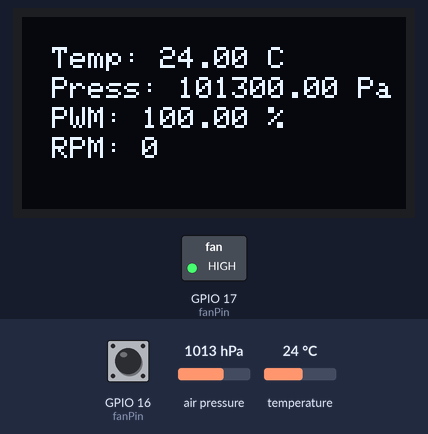
A sketch run on a simulated ESP32. Parts: 128×64 one-colour display, switched loads named in the sketch (green lamp = pin HIGH). Inputs (shaded band) come from the test bench; at power-on: temperature 24 °C, GPIO 16 (fanPin) HIGH, air pressure 1013 hPa. WiFi joins after 1.5 s; servers stay silent unless stated; the local clock reads 2024-03-15 10:24:30 at power-on unless the sketch sets it; no MQTT or app messages arrive unless stated; what the sketch prints to the serial monitor is not drawn.

Above: at 1.2 s.
1.3 s: temperature set to 23.3 °C
At 6.2 s:
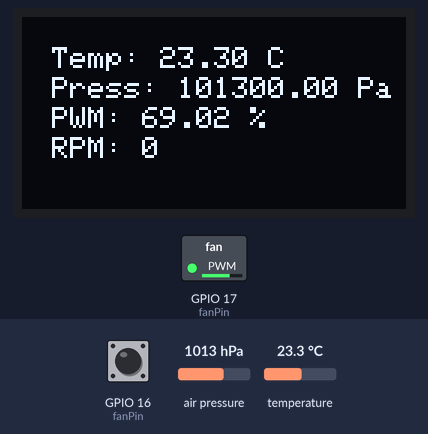
6.5 s: temperature set to 22.1 °C
At 7.5 s:
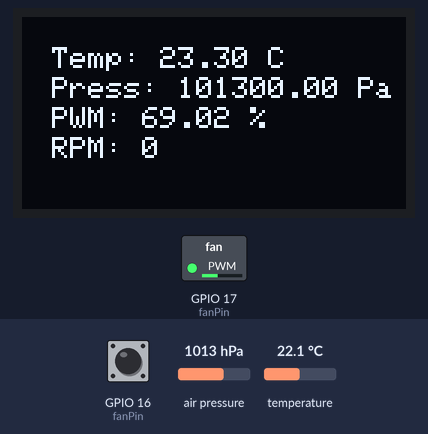
11.6 s: temperature set to 21.2 °C
At 13.0 s:
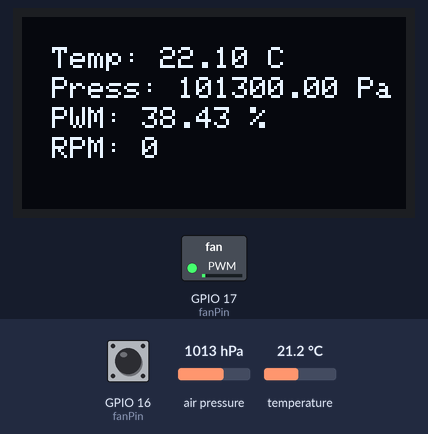
16.6 s: temperature set to 12 °C
At 21.3 s:
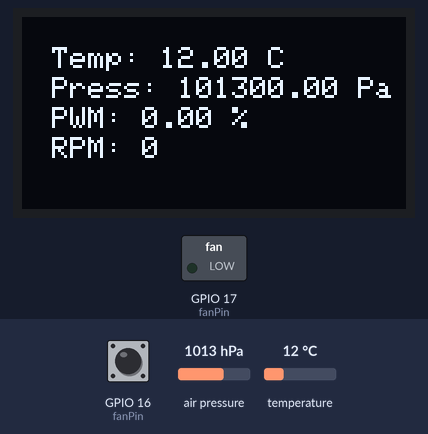
21.6 s: temperature set to 28 °C
At 22.7 s:
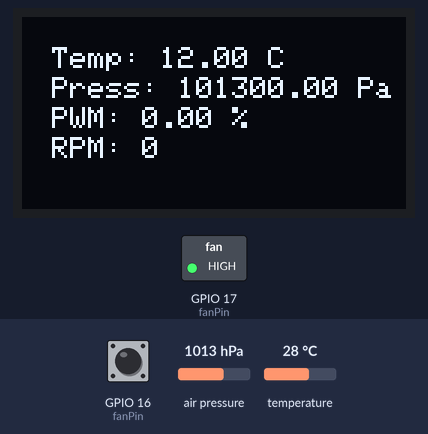
26.7 s: GPIO 16 (fanPin) pulled LOW for 3.2 s
At 31.1 s:
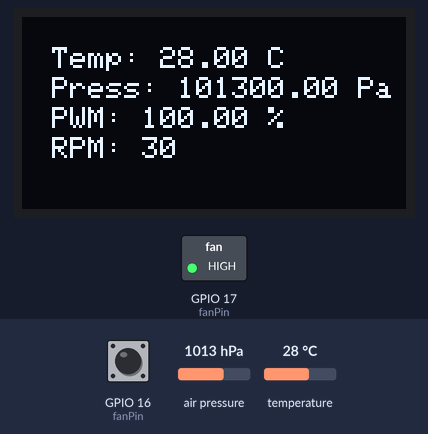
Timing chart, 0 to 32.6 s (numbered marks = the images above; inputs shaded):
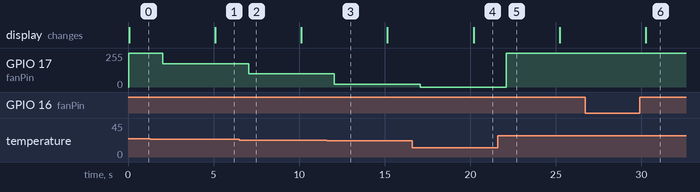

Measured:
- the behaviour switches between 23.8 and 23.7 °C on temperature (found by bisection; images 0 and 1)
- the behaviour switches between 22.8 and 22.7 °C on temperature (found by bisection; images 1 and 2)
- the behaviour switches between 21.8 and 21.7 °C on temperature (found by bisection; images 2 and 3)
- after the input at 1.3 s, GPIO 17 (fanPin): 255/255 → 176/255 after 0.74 s; the display: changes after 3.8 s (image 1)
- after the input at 6.5 s, GPIO 17 (fanPin): 176/255 → 98/255 after 0.55 s
- after the input at 11.6 s, GPIO 17 (fanPin): 98/255 → 20/255 after 0.46 s
- after the input at 16.6 s, GPIO 17 (fanPin): 20/255 → 0/255 after 0.47 s; the display: changes after 3.6 s (image 4)
- after the input at 21.6 s, GPIO 17 (fanPin): 0/255 → 255/255 after 0.49 s
- after the input at 26.7 s, the display: changes after 3.5 s (image 6)

The sketch:

tasks_ESP32.ino
```cpp
// Codice per la realizzazione dei vari task dell'ESP32 e comunicazione via mqtt
#include <WiFi.h>
#include <PubSubClient.h>
#include <SPI.h>
#include <Wire.h>
#include <Adafruit_GFX.h>
#include <Adafruit_SSD1306.h>
#include <Adafruit_BMP280.h>
#include <ArduinoJson.h>
#include "RTClib.h"
#include <freertos/FreeRTOS.h>
#include <freertos/task.h>
#include <mutex>
#include <atomic>

#define SCREEN_WIDTH 128 // Definizione larghezza display
#define SCREEN_HEIGHT 64 // Definizione altezza display
#define OLED_RESET     -1 // Reset pin # (or -1 if sharing Arduino reset pin)
#define SCREEN_ADDRESS 0x3D // Indirizzo I2C display OLED

std::mutex m;
std::mutex s;
std::mutex fanSpeedMutex; // Dichiarazione del mutex per fanSpeed

// Imposta le credenziali Wifi
const char* ssid = "TIM-50468783"; // SSID rete Wi-Fi
const char* password = "nonchiederelapassword"; //Password rete Wi-Fi

// Imposta gli indirizzi del broker MQTT e la porta
const char* mqttServer = "192.168.1.8"; // Sostituisci con l'indirizzo IP del tuo Raspberry Pi
const int mqttPort = 1883; // Porta del broker MQTT
const char* mqtt_topic = "orario"; // Topic MQTT per l'orario

// Imposta il client Wifi e MQTT
WiFiClient espClient;
PubSubClient client(espClient);

// Schermo oled e sensore pressione
Adafruit_SSD1306 display(SCREEN_WIDTH, SCREEN_HEIGHT, &Wire, OLED_RESET); // Oggetto per il display OLED
Adafruit_BMP280 bmp280; // Oggetto per il sensore BMP280
RTC_PCF8523 rtc; // Oggetto per il modulo RTC

int fanSpeed;
const int feedbackPin = 32; // Sostituisci con il numero del pin a cui è collegato il segnale di feedback RPM
const int fanPin = 16; // Sostituisci con il numero del tuo pin GPIO

volatile unsigned long period = 0; // Periodo del segnale di feedback
volatile unsigned long frequency = 0; // Frequenza del segnale di feedback
char payload[200]; // Variabile globale per memorizzare il payload MQTT

int hours, minutes, seconds; // Variabili per memorizzare l'orario


// Decodifica il messaggio MQTT dalla Raspberry
void callback(char* topic, byte* payload, unsigned int length) {

  payload[length] = '\0'; // Assicurati che la stringa sia terminata correttamente

  if (sscanf((char*)payload, "%d:%d:%d", &hours, &minutes, &seconds) == 3) {
    // Imposta solo l'orario RTC con i valori ottenuti
    rtc.adjust(DateTime(0, 0, 0, hours, minutes, seconds));
  }
}

// Dichiarazione delle funzioni per i task
void taskWiFi_MQTT(void *pvParameters);
void taskSensors(void *pvParameters);
void taskFanControl(void *pvParameters);
void taskJSONPublish(void *pvParameters);


// Definizione del task di connessione MQTT
void taskWiFi_MQTT(void *pvParameters) {
  // Connessione WiFi
  WiFi.begin(ssid, password);
  while (WiFi.status() != WL_CONNECTED) {
      vTaskDelay(pdMS_TO_TICKS(5000));
      Serial.println("Connessione alla rete Wi-Fi...");
    }
    Serial.println("Connesso alla rete Wi-Fi");  // Verifica la connessione WiFi ogni 5 secondi
    client.setServer(mqttServer, 1883);
   // In attesa dell'orario via mqtt
    client.setCallback(callback);
    client.subscribe(mqtt_topic);
    //vTaskDelay(pdMS_TO_TICKS(5000));
  while (true) {
    if (!client.connected()){
    //vTaskDelay(pdMS_TO_TICKS(5000));
    reconnect();

     // Esegui il loop del client MQTT ogni 100 ms
  }
  client.loop();

}
}

// Funzione leggi dati dai sensori
void leggiBmp280(float &a,float &b){
 m.lock(); // blocca accesso alle risorse
     a = bmp280.readTemperature();
     b = bmp280.readPressure();
 m.unlock(); // sblocca accesso alle risorse
}

// Funzione per ottenere il valore di fanSpeed
unsigned int getPWM(){
  int result = 0;

  // Blocco per evitare l'accesso concorrente a fanSpeed
  fanSpeedMutex.lock();
  result = fanSpeed;
  fanSpeedMutex.unlock();

  return result;

}

// Dichiarazione globale di rpm
volatile unsigned long rpm = 0;

// Funzione per ottenere il valore RPM
unsigned long getRPM() {
  unsigned long currentRPM;
  noInterrupts();
  currentRPM = rpm;
  interrupts();
  return currentRPM;
}

// Task per la visualizzazione sul display OLED
void taskSensors(void *pvParameters) {

  display.begin(SSD1306_SWITCHCAPVCC, SCREEN_ADDRESS); // Inizializza display oled
  display.setTextSize(1);
  display.setTextColor(SSD1306_WHITE);
  float temp=0.0;
  float press=0.0;
  while (true) {
    // Lettura dei sensori e aggiornamento dei valori
    display.clearDisplay();
    leggiBmp280(temp,press);
    display.setCursor(10, 10);
    display.println("Temp: " + String(temp) + " C");
    display.setCursor(10, 20);
    display.println("Press: " + String(press) + " Pa");
    display.setCursor(10, 30);
    display.println("PWM: " + String((getPWM() / 255.0) * 100.0) + " %");
    display.setCursor(10, 40);
    display.println("RPM: " +  String(getRPM()));
    display.display();

    //delay(1000);
    vTaskDelay(pdMS_TO_TICKS(5000)); // Lettura dei sensori ogni 5 secondi
  }
}

// Task per il controllo della ventola
void taskFanControl(void *pvParameters) {
  const int fanPin = 17; // Imposta il pin per il controllo della ventola
  const int feedbackPin = 32; // Imposta il pin di feedback della ventola
  const float targetTemp = 20.8; // Temperatura desiderata in gradi Celsius
  const float tempTolerance = 0.4; // Tolleranza di temperatura in gradi Celsius
  const int maxFanSpeed = 255; // Velocità massima della ventola (0-255)

  const int PWM_min = 0;
  const int PWM_max = 255;
  const int Velocita_min = 0;
  const int Velocita_max = 5000;

  pinMode(feedbackPin, INPUT_PULLUP);
  pinMode(fanPin, OUTPUT);

  while (true) {
    float currentTemp = bmp280.readTemperature(); // Leggi la temperatura attuale dal sensore
    float tempDifference = currentTemp-targetTemp;

    // Calcola la velocità della ventola in base alla differenza di temperatura
    //fanSpeed = map(tempDifference, -tempTolerance, tempTolerance, 0, maxFanSpeed);
    if (tempDifference > tempTolerance) {
     // Temperatura troppo alta, calcola la velocità in base alla differenza di temperatura
     fanSpeed = map(tempDifference, 0, 3, 20, maxFanSpeed);
     fanSpeed = constrain(fanSpeed, 0, maxFanSpeed);
     }
    else if (tempDifference < -tempTolerance) {
     // Temperatura troppo bassa, disattiva gradualmente la ventola
     fanSpeed = map(tempDifference, -tempTolerance, 0, maxFanSpeed, 0);
     fanSpeed = constrain(fanSpeed, 0, maxFanSpeed);
     }
    else {
     // Temperatura nella soglia di tolleranza, mantieni la velocità attuale
      }
    //fanSpeed = constrain(fanSpeed, 0, maxFanSpeed); // Assicurati che la velocità sia nell'intervallo corretto
    Serial.println(fanSpeed);

    Serial.println(tempDifference);

    analogWrite(fanPin, fanSpeed);


    vTaskDelay(pdMS_TO_TICKS(1000)); // Controllo della ventola ogni secondo
   }
 }

// Task per la creazione e l'invio del file JSON alla Raspberry
void taskJSONPublish(void *pvParameters) {
  StaticJsonDocument<200> doc ;
  char output[500] ;
  // Aggiungi l'orario corrente al payload JSON
  char formattedTime[10];
  float temp=0.0;
  float press=0.0;
  // Invio dei dati JSON tramite MQTT
  while (true) {
    doc.clear();
    DateTime now = rtc.now();
    snprintf(formattedTime, sizeof(formattedTime), "%02d:%02d:%02d",now.hour(), now.minute(), now.second());
    leggiBmp280(temp,press);
    doc["time"] = formattedTime;
    doc["temperatura"]=temp;
    doc["pressione"]=press;
    doc["Potenza della ventola"]=String((getPWM() / 255.0) * 100.0)+" %";
    doc["RPM"]=getRPM();
    serializeJson(doc, output);
    client.publish("parametri", output);

    vTaskDelay(pdMS_TO_TICKS(5000)); // Invio dei dati JSON ogni 5 secondi
  }
 }


const int tachPin = 16;
volatile unsigned long pulseCount = 0;

void countPulse() {
  pulseCount++;
}


// Task calcolo RPM ventola
void readRPMTask(void *pvParameters) {
  (void)pvParameters;

  const unsigned long interval = 1000; // Intervallo di lettura in millisecondi
  unsigned long previousMillis = 0;

  while (true) {
    unsigned long currentMillis = millis();
    if (currentMillis - previousMillis >= interval) {
      noInterrupts();
      unsigned long currentPulseCount = pulseCount;
      pulseCount = 0; // Resetta il conteggio degli impulsi
      interrupts();

      rpm = (currentPulseCount * 60000UL) / (interval * 2UL); // Il sensore dà due impulsi per ogni rotazione completa

      Serial.print("RPM: ");
      Serial.println(rpm);

      previousMillis = currentMillis;
    }

    vTaskDelay(pdMS_TO_TICKS(100)); // Attendi un po' prima di eseguire un nuovo controllo
  }
}

void setup() {

  Wire.begin();
  Serial.begin(115200);

  if (! rtc.begin()) {
    Serial.println("Couldn't find RTC");
    while (1) delay(10);
  }
  if (! rtc.initialized() || rtc.lostPower()) {
    Serial.println("RTC is NOT initialized, let's set the time!");
  }
  rtc.start();
  boolean status = bmp280.begin(0x77); //inizializza sensore
  pinMode(tachPin, INPUT_PULLUP);
  attachInterrupt(digitalPinToInterrupt(tachPin), countPulse, RISING);
  // Creazione dei task
  xTaskCreatePinnedToCore(readRPMTask,"readRPMTask", 4000, NULL, 3, NULL, ARDUINO_RUNNING_CORE);
  xTaskCreatePinnedToCore(taskWiFi_MQTT, "WiFi_MQTT Task", 4000, NULL, 1, NULL, ARDUINO_RUNNING_CORE);
  xTaskCreatePinnedToCore(taskSensors, "Sensors Task", 4000, NULL, 3, NULL, ARDUINO_RUNNING_CORE);
  xTaskCreatePinnedToCore(taskFanControl, "Fan Control Task", 4000, NULL, 2, NULL, ARDUINO_RUNNING_CORE);
  xTaskCreatePinnedToCore(taskJSONPublish, "JSON Publish Task", 4000, NULL, 4, NULL, ARDUINO_RUNNING_CORE);

}


void loop() {
  // Non utilizzato quando si utilizza FreeRTOS
}

void reconnect() {
  // Loop fino a quando non ci si è riconnessi al broker MQTT
  while (!client.connected()) {
    Serial.println("Connessione al broker MQTT...");
    if (client.connect("ESP32Client")) {
      Serial.println("Connesso al broker MQTT");
      //vTaskDelay(pdMS_TO_TICKS(5000));
      client.subscribe(mqtt_topic); // Sottoscrivi al topic solo se la connessione è stata stabilita
    } else {
      Serial.print("Errore di connessione, rc=");
      Serial.print(client.state());
      Serial.println(" Riprovo tra 5 secondi...");
      vTaskDelay(pdMS_TO_TICKS(5000));
}
}
}
```
